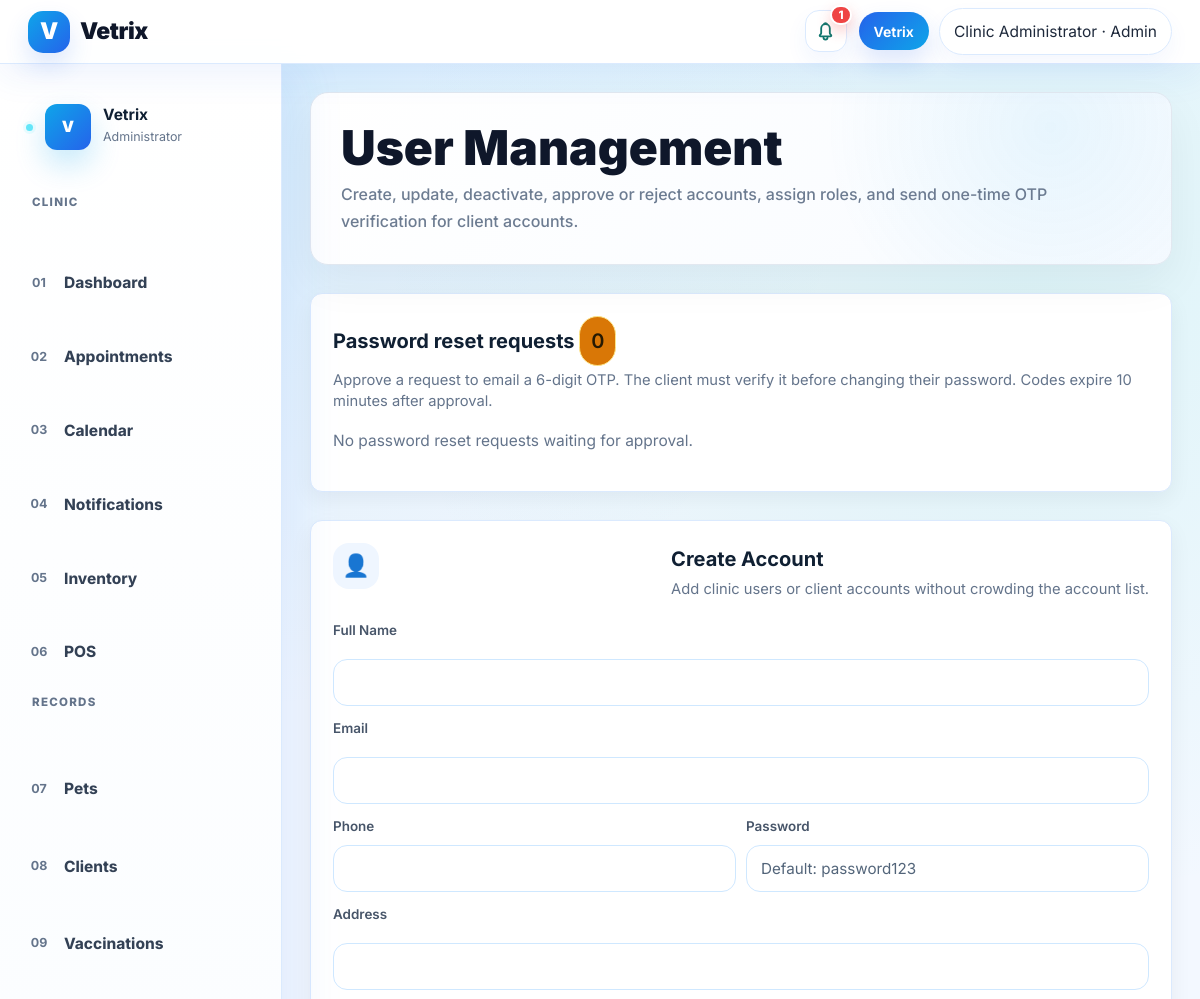
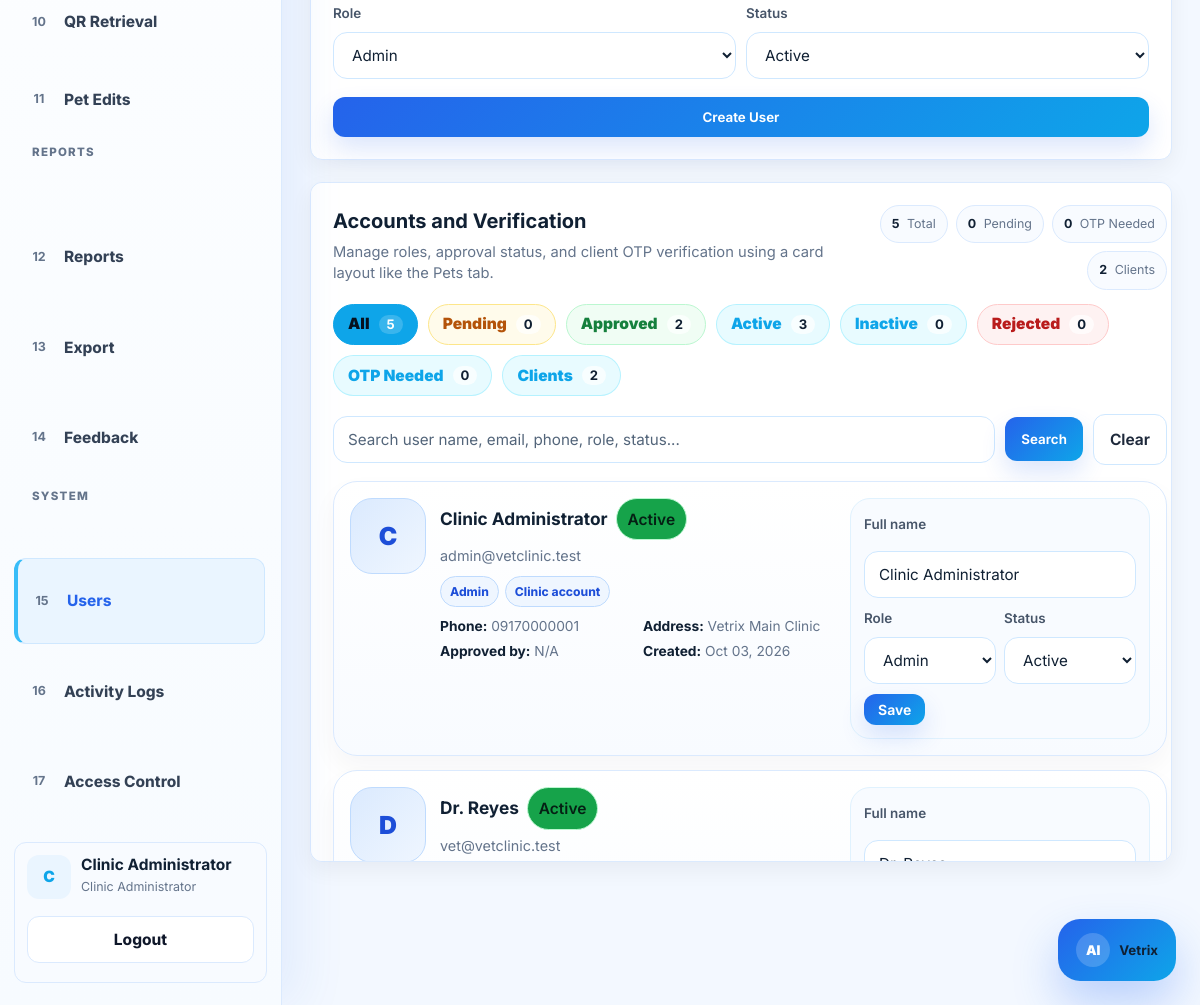
The page /admin/users.php (signed in) on the database its author committed (2 pictures, top to bottom).
### tables this page shows
CREATE TABLE users (
    id INT AUTO_INCREMENT PRIMARY KEY,
    full_name VARCHAR(120) NOT NULL,
    email VARCHAR(120) UNIQUE NOT NULL,
    phone VARCHAR(30),
    emergency_contact VARCHAR(120),
    address VARCHAR(255),
    password VARCHAR(255) NOT NULL,
    role ENUM('admin','veterinarian','staff','client') NOT NULL DEFAULT 'client',
    account_source ENUM('self_registered','admin_created','system_seed') DEFAULT 'self_registered',
    created_by INT NULL,
    status ENUM('pending','approved','active','inactive','rejected') NOT NULL DEFAULT 'pending',
    approved_by INT NULL,
    approved_at DATETIME NULL,
    rejected_at DATETIME NULL,
    otp_verified_at DATETIME NULL,
    created_at TIMESTAMP DEFAULT CURRENT_TIMESTAMP
);

### admin/users.php (the view, shortened to what this page needs)
<?php
require_once "../config/database.php";
require_once "../includes/functions.php";
$roles = ['admin'=>'Admin','veterinarian'=>'Veterinarian','staff'=>'Staff','client'=>'Client'];
$statuses = ['pending'=>'Pending Approval','approved'=>'Approved','active'=>'Active','inactive'=>'Inactive','rejected'=>'Rejected'];
$user_filter = $_GET['filter'] ?? 'all';
$user_search = trim($_GET['q'] ?? '');
$user_conditions = [];
$whereUser = $user_conditions ? 'WHERE '.implode(' AND ', $user_conditions) : '';
$user_search_param = $user_search !== '' ? '&q='.urlencode($user_search) : '';
$user_all_search_param = $user_search !== '' ? '?q='.urlencode($user_search) : '';
$title='User Management'; include "../includes/header.php"; include "../includes/navbar.php";
$allUsers=$conn->query("SELECT * FROM users");
$roleCounts=array_fill_keys(array_keys($roles),0);
$statusCounts=array_fill_keys(array_keys($statuses),0);
$pendingClients=0;
$otpNeeded=0;
$totalUsers=0;
while($countRow=$allUsers->fetch_assoc()){
    $totalUsers++;
    if(isset($roleCounts[$countRow['role']])) $roleCounts[$countRow['role']]++;
    if(isset($statusCounts[$countRow['status']])) $statusCounts[$countRow['status']]++;
}
$users=$conn->query("SELECT u.*, creator.full_name AS approved_by_name FROM users u LEFT JOIN users creator ON creator.id=u.approved_by $whereUser ORDER BY FIELD(u.role,'admin','veterinarian','staff','client'), FIELD(u.status,'pending','approved','active','inactive','rejected'), u.created_at DESC");
$userRows=[];
while($row=$users->fetch_assoc()){
    $userRows[]=$row;
}
?>
<div class="layout"><?php include "../includes/admin_sidebar.php"; ?><main class="content">
<section class="hero admin-hero-banner mb-4"><h1>User Management</h1><p>Create, update, deactivate, approve or reject accounts, assign roles, and send one-time OTP verification for client accounts.</p></section>
<?php include '../includes/admin_password_reset_requests.php'; ?>
<div class="user-admin-shell">
    <aside class="user-admin-form-card">
        <div class="user-section-heading">
            <span class="user-icon">👤</span>
            <div>
                <h3>Create Account</h3>
                <p>Add clinic users or client accounts without crowding the account list.</p>
            </div>
        </div>
        <form method="POST" class="user-create-form">
            <label class="form-label">Full Name</label><input class="form-control" name="full_name" required>
            <label class="form-label">Email</label><input class="form-control" name="email" type="email" required>
            <div class="user-two-col">
                <div><label class="form-label">Phone</label><input class="form-control" name="phone"></div>
                <div><label class="form-label">Password</label><input class="form-control" name="password" placeholder="Default: password123"></div>
            </div>
            <label class="form-label">Address</label><input class="form-control" name="address">
            <div class="user-two-col">
                <div><label class="form-label">Role</label><select class="form-select" name="role"><?php foreach($roles as $k=>$v): ?><option value="<?=$k?>"><?=$v?></option><?php endforeach;?></select></div>
                <div><label class="form-label">Status</label><select class="form-select" name="status"><?php foreach($statuses as $k=>$v): ?><option value="<?=$k?>" <?=$k==='active'?'selected':''?>><?=$v?></option><?php endforeach;?></select></div>
            </div>
            <button class="btn btn-primary w-100 mt-2" name="create_user">Create User</button>
        </form>
    </aside>
    <section class="user-admin-list-card">
        <div class="user-list-header">
            <div>
                <h3>Accounts and Verification</h3>
                <p>Manage roles, approval status, and client OTP verification using a card layout like the Pets tab.</p>
            </div>
            <div class="user-status-summary">
                <span><b><?=e($totalUsers)?></b> Total</span>
                <span><b><?=e($pendingClients)?></b> Pending</span>
                <span><b><?=e($otpNeeded)?></b> OTP Needed</span>
                <span><b><?=e($roleCounts['client'] ?? 0)?></b> Clients</span>
            </div>
        </div>
        <div class="admin-filter-pills user-filter-pills">
            <a class="admin-filter-pill <?=$user_filter==='all'?'active':''?>" href="users.php<?=$user_all_search_param?>">All <b><?=e($totalUsers)?></b></a>
            <a class="admin-filter-pill <?=$user_filter==='pending'?'active':''?>" href="users.php?filter=pending<?=$user_search_param?>">Pending <b><?=e($statusCounts['pending'] ?? 0)?></b></a>
            <a class="admin-filter-pill <?=$user_filter==='approved'?'active':''?>" href="users.php?filter=approved<?=$user_search_param?>">Approved <b><?=e($statusCounts['approved'] ?? 0)?></b></a>
            <a class="admin-filter-pill <?=$user_filter==='active'?'active':''?>" href="users.php?filter=active<?=$user_search_param?>">Active <b><?=e($statusCounts['active'] ?? 0)?></b></a>
            <a class="admin-filter-pill <?=$user_filter==='inactive'?'active':''?>" href="users.php?filter=inactive<?=$user_search_param?>">Inactive <b><?=e($statusCounts['inactive'] ?? 0)?></b></a>
            <a class="admin-filter-pill <?=$user_filter==='rejected'?'active':''?>" href="users.php?filter=rejected<?=$user_search_param?>">Rejected <b><?=e($statusCounts['rejected'] ?? 0)?></b></a>
            <a class="admin-filter-pill <?=$user_filter==='otp_needed'?'active':''?>" href="users.php?filter=otp_needed<?=$user_search_param?>">OTP Needed <b><?=e($otpNeeded)?></b></a>
            <a class="admin-filter-pill <?=$user_filter==='clients'?'active':''?>" href="users.php?filter=clients<?=$user_search_param?>">Clients <b><?=e($roleCounts['client'] ?? 0)?></b></a>
        </div>
        <form class="admin-list-search" method="GET" action="users.php">
            <input class="form-control" type="search" name="q" value="<?=e($user_search)?>" placeholder="Search user name, email, phone, role, status...">
            <button class="btn btn-primary" type="submit">Search</button>
            <a class="btn btn-light" href="users.php<?= $user_filter !== 'all' ? '?filter='.urlencode($user_filter) : '' ?>">Clear</a>
        </form>
        <div class="user-card-list">
        <?php if(empty($userRows)): ?>
            <div class="admin-empty-card">No user accounts found for this filter or search.</div>
        <?php endif; foreach($userRows as $u): ?>
            <article class="user-review-card">
                <div class="user-main-info">
                    <div class="user-avatar-wrap">
                        <span><?=e(strtoupper(substr(trim($u['full_name'] ?: $u['email']),0,1)))?></span>
                    </div>
                    <div class="user-title-block">
                        <div class="user-name-row">
                            <h4><?=e($u['full_name'])?></h4>
                            <?=badge($u['status'])?>
                        </div>
                        <p class="user-email"><?=e($u['email'])?></p>
                        <div class="user-detail-chips">
                            <span><?=e($roles[$u['role']] ?? $u['role'])?></span>
                            <?php if($u['role']==='client'): ?>
                                <?php if(!empty($u['otp_verified_at'])): ?><span class="chip-success">OTP Used</span>
                                <?php elseif($u['status']==='approved'): ?><span class="chip-warning">OTP Needed</span>
                                <?php else: ?><span>Client verification</span><?php endif; ?>
                            <?php else: ?>
                                <span>Clinic account</span>
                            <?php endif; ?>
                        </div>
                        <div class="user-mini-details">
                            <p><b>Phone:</b> <?=e($u['phone'] ?: 'Not provided')?></p>
                            <p><b>Address:</b> <?=e($u['address'] ?: 'Not provided')?></p>
                            <p><b>Approved by:</b> <?=e($u['approved_by_name'] ?: 'N/A')?></p>
                            <p><b>Created:</b> <?=e(date('M d, Y', strtotime($u['created_at'] ?? 'now')))?></p>
                        </div>
                    </div>
                </div>
                <form method="POST" class="user-management-panel">
                    <label class="form-label">Full name</label>
                    <input class="form-control form-control-sm" name="full_name" value="<?=e($u['full_name'])?>" required>
                    <div class="user-two-col tight">
                        <div>
                            <label class="form-label">Role</label>
                            <select class="form-select form-select-sm" name="role">
                                <?php foreach($roles as $k=>$v): ?><option value="<?=$k?>" <?=$u['role']===$k?'selected':''?>><?=$v?></option><?php endforeach;?>
                            </select>
                        </div>
                        <div>
                            <label class="form-label">Status</label>
                            <select class="form-select form-select-sm" name="status">
                                <?php foreach($statuses as $k=>$v): ?><option value="<?=$k?>" <?=$u['status']===$k?'selected':''?>><?=$v?></option><?php endforeach;?>
                            </select>
                        </div>
                    </div>
                    <div class="user-action-row">
                        <button class="btn btn-sm btn-primary" name="update_user">Save</button>
                    </div>
                </form>
            </article>
        <?php endforeach; ?>
        </div>
    </section>
</div></main></div><?php include "../includes/footer.php"; ?>

### includes/functions.php (shortened to what this page needs)
<?php
function e($value) {
    return htmlspecialchars($value ?? '', ENT_QUOTES, 'UTF-8');
}
function badge($status) {
    $status = strtolower($status ?? '');
    $map = [
        'pending' => 'warning', 'approved' => 'success', 'completed' => 'primary',
        'cancelled' => 'danger', 'active' => 'success', 'inactive' => 'secondary',
        'read' => 'secondary', 'unread' => 'info', 'rejected' => 'danger',
        'in_person_confirmation' => 'info'
    ];
    $class = $map[$status] ?? 'secondary';
    return "<span class='badge text-bg-$class'>" . e(ucfirst($status)) . "</span>";
}
function get_nav_notification_count($conn, $role = null, $user_id = null) {
    $role = $role ?? ($_SESSION['role'] ?? 'guest');
    if (in_array($role, ['admin','staff'], true)) {
        $pendingAppointments = 0;
        $pendingEditRequests = 0;
        $pendingPets = 0;
        if ($result = $conn->query("SELECT COUNT(*) AS total FROM appointments WHERE status='pending'")) {
            $pendingAppointments = (int)($result->fetch_assoc()['total'] ?? 0);
        }
        if ($result = $conn->query("SELECT COUNT(*) AS total FROM edit_requests WHERE status='pending'")) {
            $pendingEditRequests = (int)($result->fetch_assoc()['total'] ?? 0);
        }
        if ($result = $conn->query("SELECT COUNT(*) AS total FROM pets WHERE verification_status IN ('pending','in_person_confirmation')")) {
            $pendingPets = (int)($result->fetch_assoc()['total'] ?? 0);
        }
        $pendingClients = 0;
        if ($role === 'admin') {
            if ($result = $conn->query("SELECT COUNT(*) AS total FROM users WHERE role='client' AND status='pending'")) {
                $pendingClients = (int)($result->fetch_assoc()['total'] ?? 0);
            }
        }
        $staffNotices = 0;
        return $pendingAppointments + $pendingEditRequests + $pendingPets + $pendingClients + $staffNotices;
    }
    return 0;
}
?>

### admin/users.php (style rules this page uses)
.admin-filter-pills { display:flex !important; flex-wrap:wrap !important; gap:10px !important; margin:0 0 18px !important; align-items:center !important; }
a.admin-filter-pill, a.admin-filter-pill:visited { display:inline-flex !important; align-items:center !important; gap:7px !important; text-decoration:none !important; background:#fff !important; border:1px solid #dbeafe !important; color:#1e293b !important; border-radius:999px !important; padding:10px 14px !important; font-weight:900 !important; line-height:1 !important; box-shadow:0 10px 24px rgba(15,23,42,.05) !important; transition:.18s ease !important; }
a.admin-filter-pill b { display:inline-flex !important; align-items:center !important; justify-content:center !important; background:#eff6ff !important; color:#1d4ed8 !important; border-radius:999px !important; padding:3px 8px !important; min-width:24px !important; font-size:.82rem !important; margin-left:2px !important; }
a.admin-filter-pill.active, a.admin-filter-pill.active:visited { background:#2563eb !important; color:#fff !important; border-color:#2563eb !important; }
a.admin-filter-pill.active b { background:rgba(255,255,255,.18) !important; color:#fff !important; }
.pet-list-header,.user-list-header { margin-bottom:14px !important; }

### rows shown on the page
users: full_name "C", full_name "Clinic Administrator", status "Active", email "admin@vetclinic.test", role "Admin", shows "Clinic account", phone "09170000001", address "Vetrix Main Clinic", approved_by_name "N/A", created_at "Oct 03, 2026"
users: full_name "D", full_name "Dr. Reyes", status "Active", email "vet@vetclinic.test"

### other values the page prints
$notifLabel "1"
$_SESSION['full_name'] "Clinic Administrator"
$navRole "Admin"
$section "CLINIC"
$link[0] "01"
$link[1] "Dashboard"
$link[0] "02"
$link[1] "Appointments"
$link[0] "03"
$link[1] "Calendar"
$link[0] "04"
$link[1] "Notifications"
$link[0] "05"
$link[1] "Inventory"
$link[0] "06"
